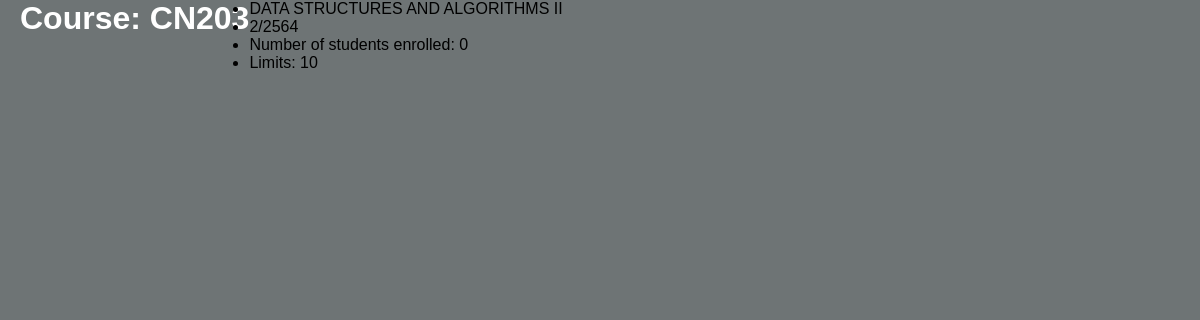
/course/2/ (signed in), run on the app's committed database.
### courses/models.py (models this page shows, shortened)
class Course(models.Model):
    c_code = models.CharField(max_length=5)
    c_name = models.CharField(max_length=150, null = True)
    semester = models.IntegerField()
    a_year = models.IntegerField()
    count_stu = models.IntegerField(default=0)
    max_stu = models.IntegerField()
    status = models.BooleanField(default=True)

### courses/decorators.py (the view)
	def wrapper_function(request, *args, **kwargs):
		group = None
		if request.user.groups.exists():
			group = request.user.groups.all()[0].name
		if group == 'student':
			return redirect('courses:index')
		if group == 'admin':
			return view_func(request, *args, **kwargs)

### courses/views.py (called while the page is built)
@login_required(login_url='courses:login')
@admin_only
def course(request, pk_test):
    course = Course.objects.get(id=pk_test)
    return render(request, "courses/course.html", {"course": course})

### courses/templates/courses/course.html
{% extends "courses/layout.html" %}
{% block body %}
    <h1>Course: {{ course.c_code }}</h1>
    <ul>
        <li>{{course.c_name}}</li>
        <li>{{course.semester}}/{{course.a_year}}</li>
        <li>Number of students enrolled: {{course.count_stu}}</li>
        <li>Limits: {{course.max_stu}}</li>
    </ul>
{% endblock %}

### static/css/style.css (style rules this page uses)
* { margin: 0; padding: 0; box-sizing: border-box; font-family: Arial, Helvetica, sans-serif; }
body { display: flex; justify-content: left; align-items: top; min-height: 100vh; background-color: #6e7475; }
h1 { color: white; padding-left: 20px; }

### data on the page
Course: c_code "CN203", c_name "DATA STRUCTURES AND ALGORITHMS II", semester "2", a_year "2564", count_stu "0", max_stu "10"
